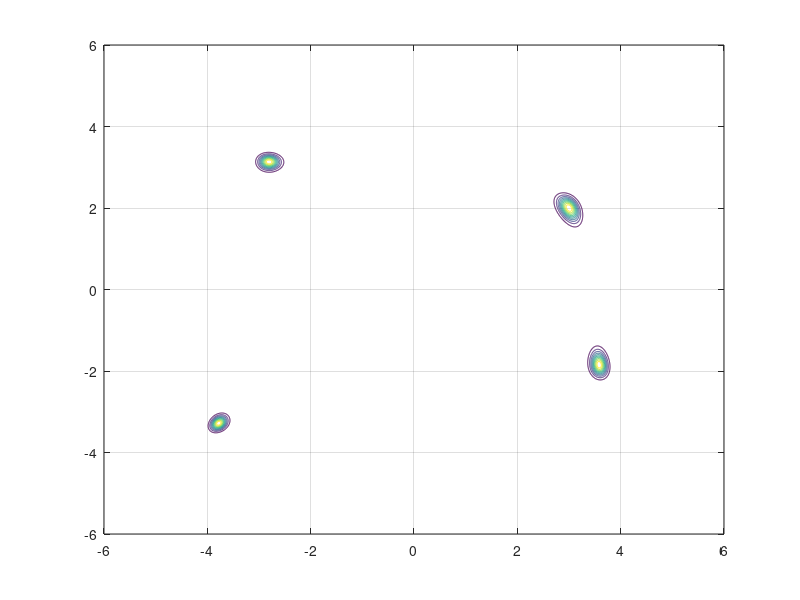

This figure's MATLAB source: (Note: this script raises an error after producing the figure.)
%% The TEMCMC sampler
%
% The TEMCMC sampler is based on the orginal TMCMC sampler proposed by
% Ching and Chen (2007). For the TEMCMC sampler, the MH sampler is replaced
% by the Affine-invariant Ensemble sampler in the resampling procedure
% given the latter's strength in sampling from highly anisotropic
% distributions, which is the case of the transitional distributions. 
%
%% The Himmelblau's Function:
%
% In this example, we will evaluate the performance of the TEMCMC sampler
% against the TMCMC sampler in sampling from the Himmelblau's function, a
% 2D distribution function with 4 local minima.
%
% The Himmelblau's function is defined as:
%
% f(x,y) = (x^2 + y - 11)^2 + (x + y^2 - 7)^2;
%
% with the local minima located at: f(3.0, 2.0), f(-2.805118, 3.131312),
% f(-3.779310, -3.283186), and f(3.584428, -1848126). To convert these
% local minima into local maxima, into a region of high probability, the
% loglikelihood becomes:
%
% log_like(x,y) = -f(x, y);
%
clc; close all;

% The Negative-Log of the Himmelblau's Function:
logPfun = @(x) - ((x(:,1).^2 + x(:,2) - 11).^2 + (x(:,1) + x(:,2).^2 - 7).^2);

% Plotting the Himmelblau's Function:
[X1,X2] = meshgrid(-6:.01:6,-6:.01:6);
Z = logPfun([X1(:) X2(:)]); 
Z = reshape(Z,size(X1));

figure;
hold on; box on; grid on; 
contour(X1,X2,exp(Z))
colormap(parula)
title('Himmelblau Function')
xlim([-5 5]); ylim([-5 5]);
xlabel('$x_1$','Interpreter','latex'); ylabel('$x_2$','Interpreter','latex');
set(gca,'fontsize',20)

%% Define the Prior:

lowerBound = -5; upperBound = 5; 
prior_pdf = @(x) unifpdf(x(:,1),lowerBound,upperBound).*unifpdf(x(:,2),lowerBound,upperBound);
prior_rnd = @(N) [unifrnd(lowerBound,upperBound,N,1),unifrnd(lowerBound,upperBound,N,1)];

%% Define the Likelihood function:

logl = @(x) - ((x(:,1).^2 + x(:,2) - 11).^2 + (x(:,1) + x(:,2).^2 - 7).^2);

%% Run TMCMC sampler:

Nsamples = 1000;

tic;
TMCMC = TMCMCsampler('nsamples',Nsamples,'loglikelihood',logl,...
               'priorpdf',prior_pdf,'priorrnd',prior_rnd,'burnin',0);
timeTMCMC = toc;
fprintf('Time elapsed is for the TMCMC sampler: %f \n',timeTMCMC)

samples_tmcmc = TMCMC.samples;

%% Run the TEMCMC sampler:

Nsamples = 1000;

%parpool(2);
tic;
TEMCMC = TEMCMCsampler('nsamples',Nsamples,'loglikelihood',logl,...
               'priorpdf',prior_pdf,'priorrnd',prior_rnd,'burnin',0);
timeTEMCMC = toc;
fprintf('Time elapsed is for the TEMCMC sampler: %f \n',timeTEMCMC)

samples_temcmc = TEMCMC.samples;

%% Plot the combined scatterplot matrix:

figure();
subplot(1,2,1)
[~,ax1] = plotmatrix(samples_tmcmc);
title('TMCMC Scatterplot Matrix', 'Fontsize', 20);
for i=1:2
    ax1(i,1).FontSize = 16; 
    ax1(2,i).FontSize = 16; 
    ylabel(ax1(i,1),sprintf('x_{%d}', i));
    xlabel(ax1(2,i),sprintf('x_{%d}', i));
end
set(gca,'FontSize',18)
subplot(1,2,2)
[~,ax2] = plotmatrix(samples_temcmc);
title('TEMCMC Scatterplot Matrix', 'Fontsize', 20);
for i=1:2
    ax2(i,1).FontSize = 16; 
    ax2(2,i).FontSize = 16; 
    ylabel(ax2(i,1),sprintf('x_{%d}', i));
    xlabel(ax2(2,i),sprintf('x_{%d}', i));
end
set(gca,'FontSize',18)

%% Plot the combined scatterplot:

figure;
subplot(1,2,1)
hold on; box on; grid on;
contour(X1,X2,exp(Z))
colormap(parula)
scatter(samples_tmcmc(:,1), samples_tmcmc(:,2),18,'r','filled');
legend('Himmelblau function', 'TMCMC samples', 'linewidth', 2)
xlim([-5 5]); ylim([-5 5]);
xlabel('$x_1$','Interpreter','latex'); ylabel('$x_2$','Interpreter','latex');
set(gca,'fontsize',20)

subplot(1,2,2)
hold on; box on; grid on;
contour(X1,X2,exp(Z))
colormap(parula)
scatter(samples_temcmc(:,1), samples_temcmc(:,2),18,'r','filled');
legend('Himmelblau function', 'TEMCMC samples', 'linewidth', 2)
xlim([-5 5]); ylim([-5 5]);
xlabel('$x_1$','Interpreter','latex'); ylabel('$x_2$','Interpreter','latex');
set(gca,'fontsize',20)

%% Plotting the Transitional distributions and the respective samples:

beta_tmcmc = TMCMC.beta;
beta_temcmc = TEMCMC.beta;

% Plotting the Transitional functions for TMCMC:
for k = 1:length(TMCMC.beta)
log_transition_func = @(x) log(prior_pdf(x)) + (beta_tmcmc(k)).*logl(x);
Z1 = zeros(length(X1(:)),length(beta_tmcmc));

Z1(:,k) = log_transition_func([X1(:) X2(:)]);

Z_tmcmc(:,:,k) = reshape(Z1(:,k), size(X1));
end

% Plotting the Transitional functions for TEMCMC:
for k = 1:length(TEMCMC.beta)
log_transition_func = @(x) log(prior_pdf(x)) + (beta_temcmc(k)).*logl(x);
Z2 = zeros(length(X1(:)),length(beta_temcmc));

Z2(:,k) = log_transition_func([X1(:) X2(:)]);

Z_temcmc(:,:,k) = reshape(Z2(:,k), size(X1));
end

% Plotting the transitional distributions and the samples for TMCMC:
allsamples_tmcmc = TMCMC.allsamples;

figure;
for k = 1:length(beta_tmcmc)
subplot(2,3,k)
hold on; box on; grid on
contour(X1,X2,exp(Z_tmcmc(:,:,k)))
colormap(parula)
scatter(allsamples_tmcmc(:,1,k), allsamples_tmcmc(:,2,k), 18, 'r', 'filled');
xlim([-5 5]); ylim([-5 5]);
xlabel('$x_1$','Interpreter','latex'); ylabel('$x_2$','Interpreter','latex');
title(sprintf('$j = %d$', (k-1)),'Interpreter','latex')
set(gca,'fontsize',20)
end

% Plotting the transitional distributions and the samples for TMCMC:
allsamples_temcmc = TEMCMC.allsamples;

figure;
for k = 1:length(beta_temcmc)
subplot(2,3,k)
hold on; box on; grid on
contour(X1,X2,exp(Z_temcmc(:,:,k)))
colormap(parula)
scatter(allsamples_temcmc(:,1,k), allsamples_temcmc(:,2,k), 18, 'r', 'filled');
xlim([-5 5]); ylim([-5 5]);
xlabel('$x_1$','Interpreter','latex'); ylabel('$x_2$','Interpreter','latex');
title(sprintf('$j = %d$', (k-1)),'Interpreter','latex')
set(gca,'fontsize',20)
end

%% Plotting the marginal ECDFs:

loglike = @(x,y) - ((x.^2 + y - 11).^2 + (x + y.^2 - 7).^2);
prior = @(x,y) unifpdf(x,lowerBound,upperBound).*unifpdf(y,lowerBound,upperBound);
fun = @(x,y) prior(x,y).*exp(loglike(x,y));

% Marginal distribution of x1:
fun_x1 = @(x) integral(@(y) fun(x,y),lowerBound,upperBound);
% Marginal distribution of x2:
fun_x2 = @(y) integral(@(x) fun(x,y),lowerBound,upperBound);

fun_x1_out = zeros(1000,1); fun_x2_out = zeros(1000,1);
x1 = linspace(lowerBound,upperBound,1000); x2 = linspace(lowerBound,upperBound,1000);
for i = 1:1000
fun_x1_out(i) = fun_x1(x1(i)); 
fun_x2_out(i) = fun_x2(x2(i));
end
fun_x1_out = normalize(cumsum(fun_x1_out),'range',[0,1]);
fun_x2_out = normalize(cumsum(fun_x2_out),'range',[0,1]);

%% Combined ECDF Plots:

figure();
subplot(1,2,1)
hold on; box on; grid on;
plot(x1',fun_x1_out,'k','LineWidth',1.5)
[f1a,x1a] = ecdf(samples_temcmc(:,1));
plot(x1a,f1a,'r','LineWidth',1.5) 
[f1b,x1b] = ecdf(samples_tmcmc(:,1));
plot(x1b,f1b,'b','LineWidth',1.5) 
xlabel('x_1')
ylabel('F(x_1)')
xlim([-5 5])
legend('Posterior Marginal CDF', 'ECDF TEMCMC samples', 'ECDF TMCMC samples', 'linewidth',2);
title('ECDF of samples for x_1')
set(gca, 'Fontsize', 15)

subplot(1,2,2)
hold on
box on
grid on
plot(x2',fun_x2_out,'k','LineWidth',1.5)
[f2a,x2a] = ecdf(samples_temcmc(:,2));
plot(x2a,f2a,'r','LineWidth',1.5)
[f2b,x2b] = ecdf(samples_tmcmc(:,2));
plot(x2b,f2b,'b','LineWidth',1.5)
xlabel('x_2')
ylabel('F(x_2)')
xlim([-5 5])
legend('Posterior Marginal CDF', 'ECDF TEMCMC samples', 'ECDF TMCMC samples', 'linewidth',2);
title('ECDF of samples for x_2')
set(gca, 'Fontsize', 15)

%% TMCMC vs TEMCMC Statistics:

dim = size(samples_temcmc, 2); % dimensionality of the problem
target_accept = 0.23 + (0.21./dim);

% Plot their beta values:
figure;
subplot(1,2,1)
xin = 0:length(TEMCMC.beta)-1;
yin = 0:length(TMCMC.beta)-1;
hold on; box on; grid on;
plot(xin, TEMCMC.beta, '--rs', 'MarkerFaceColor','r','linewidth', 1.5)
plot(yin, TMCMC.beta, '--bs', 'MarkerFaceColor','b','linewidth', 1.5)
legend('TEMCMC \beta_j values', 'TMCMC \beta_j values', 'linewidth', 2)
title('Plot of \beta_j values')
xlabel('$j$','Interpreter','latex'); ylabel('$\beta_j$','Interpreter','latex');
set(gca, 'fontsize', 20)

subplot(1,2,2)
ain = 1:length(TEMCMC.acceptance);
bin = 1:length(TMCMC.acceptance);
hold on; box on; grid on;
plot(ain, TEMCMC.acceptance, '--rs', 'MarkerFaceColor','r','linewidth', 1.5)
plot(bin, TMCMC.acceptance, '--bs', 'MarkerFaceColor','b','linewidth', 1.5)
plot([1 5],[target_accept target_accept] , 'c','linewidth', 1.5)
plot([1 5],[0.15 0.15] , 'k','linewidth', 1.5)
plot([1 5],[0.5 0.5] , 'k','linewidth', 1.5)
legend('TEMCMC acceptance rates', 'TMCMC acceptance rates',...
       'Target acceptance rate', 'Optimum acceptance limits', 'linewidth', 2)
title('Plot of Acceptance rates')
xlabel('$j$','Interpreter','latex'); ylabel('Acceptance rate');
xlim([1 5]); ylim([0 0.8])
set(gca, 'fontsize', 20)

%% Save the data:

save('example_himmelblau_m');
